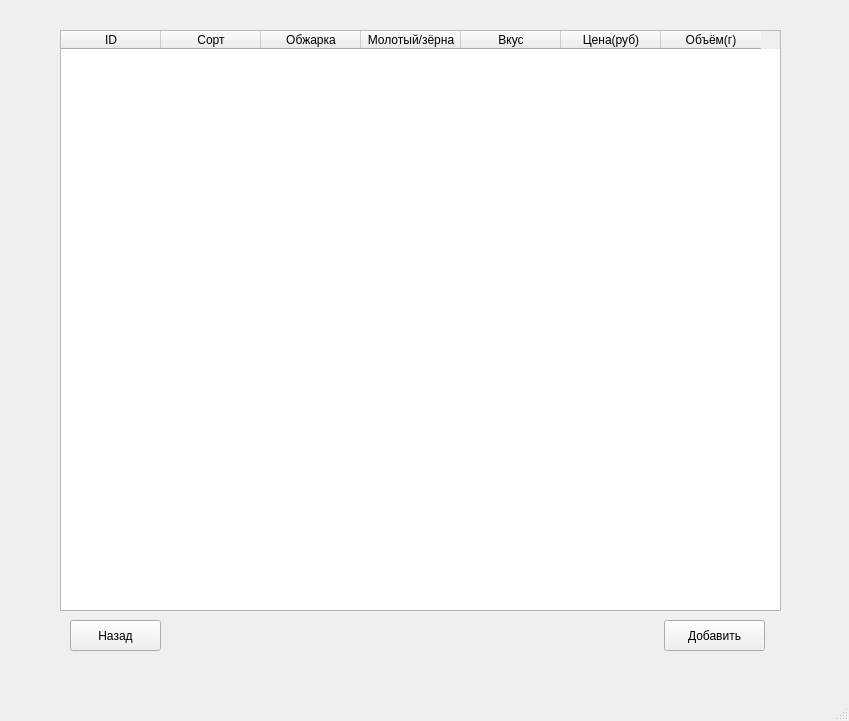
<?xml version="1.0" encoding="UTF-8"?>
<ui version="4.0">
 <class>MainWindow</class>
 <widget class="QMainWindow" name="MainWindow">
  <property name="geometry">
   <rect>
    <x>0</x>
    <y>0</y>
    <width>849</width>
    <height>721</height>
   </rect>
  </property>
  <property name="windowTitle">
   <string>MainWindow</string>
  </property>
  <widget class="QWidget" name="centralwidget">
   <widget class="QTableWidget" name="tableWidget">
    <property name="enabled">
     <bool>true</bool>
    </property>
    <property name="geometry">
     <rect>
      <x>60</x>
      <y>30</y>
      <width>721</width>
      <height>581</height>
     </rect>
    </property>
    <column>
     <property name="text">
      <string>ID</string>
     </property>
    </column>
    <column>
     <property name="text">
      <string>Сорт</string>
     </property>
    </column>
    <column>
     <property name="text">
      <string>Обжарка</string>
     </property>
    </column>
    <column>
     <property name="text">
      <string>Молотый/зёрна</string>
     </property>
    </column>
    <column>
     <property name="text">
      <string>Вкус</string>
     </property>
    </column>
    <column>
     <property name="text">
      <string>Цена(руб)</string>
     </property>
    </column>
    <column>
     <property name="text">
      <string>Объём(г)</string>
     </property>
    </column>
   </widget>
   <widget class="QPushButton" name="pushButton">
    <property name="geometry">
     <rect>
      <x>664</x>
      <y>620</y>
      <width>101</width>
      <height>31</height>
     </rect>
    </property>
    <property name="font">
     <font>
      <pointsize>9</pointsize>
     </font>
    </property>
    <property name="text">
     <string>Добавить</string>
    </property>
   </widget>
   <widget class="QPushButton" name="pushButton_2">
    <property name="geometry">
     <rect>
      <x>70</x>
      <y>620</y>
      <width>91</width>
      <height>31</height>
     </rect>
    </property>
    <property name="font">
     <font>
      <pointsize>9</pointsize>
     </font>
    </property>
    <property name="text">
     <string>Назад</string>
    </property>
   </widget>
  </widget>
  <widget class="QMenuBar" name="menubar">
   <property name="geometry">
    <rect>
     <x>0</x>
     <y>0</y>
     <width>849</width>
     <height>21</height>
    </rect>
   </property>
  </widget>
  <widget class="QStatusBar" name="statusbar"/>
 </widget>
 <resources/>
 <connections/>
</ui>
